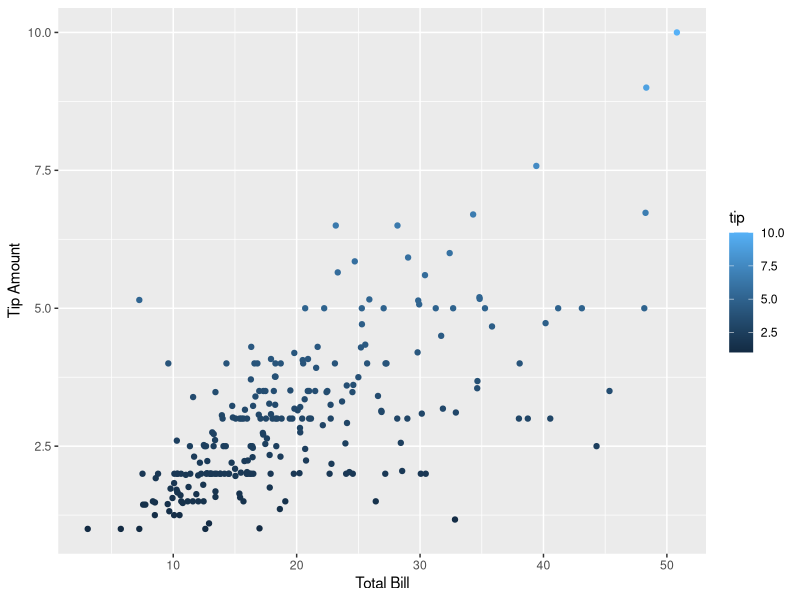
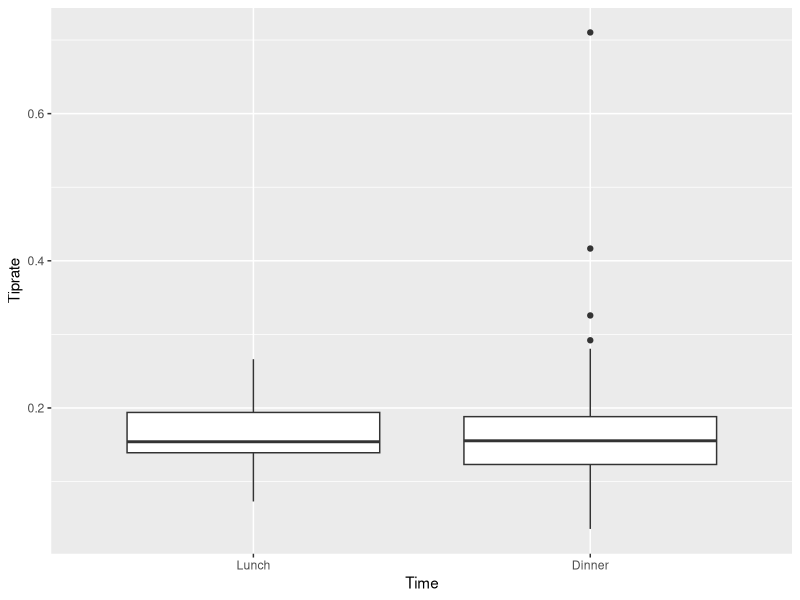
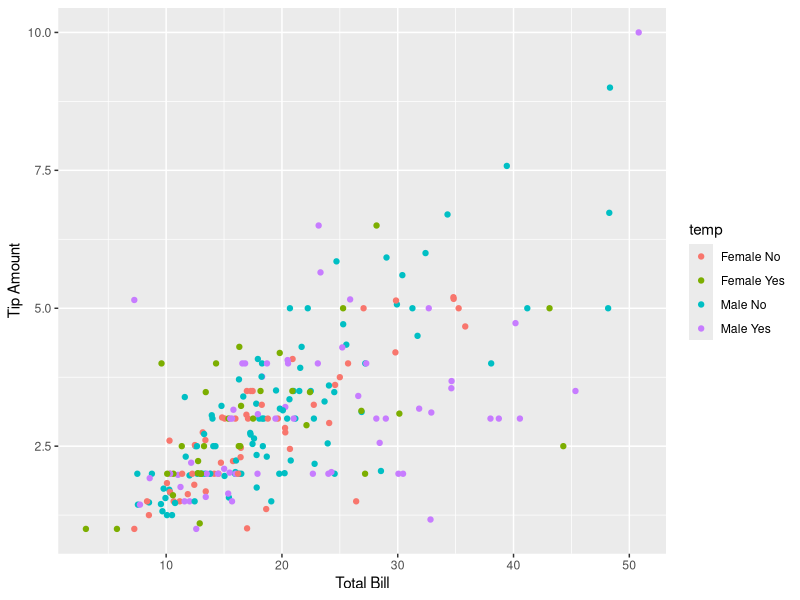
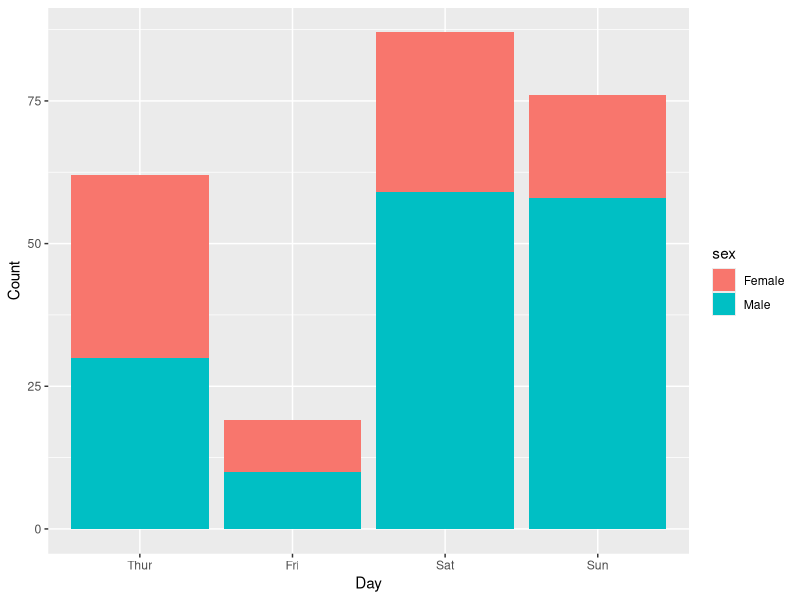

These charts were generated, in order, by the following R code:
## ---- chunk 1
knitr::opts_chunk$set(echo = TRUE)
## ---- chunk 2
data(tips, package="reshape2")
library(ggplot2)
## ---- chunk 3
numParty<-nrow(tips)
numParty
## ---- chunk 4
str(tips)
## ---- chunk 5
day <- factor(tips$day,levels = c("Thur","Fri","Sat","Sun"))
day
## ---- chunk 6
female5 <-  subset(tips, sex== "Female" & size >=5)
female5
## ---- chunk 7
ggplot(tips,aes(x=total_bill,y=tip,color=tip)) +geom_point()+
xlab("Total Bill")+
ylab("Tip Amount")
## ---- chunk 8
tips$tiprate = tips$tip/tips$total_bill
mean(tips$tiprate)
## ---- chunk 9
temp <- factor(tips$time,levels =c("Lunch","Dinner"))
ggplot(tips,aes(x= temp, y =tiprate))+geom_boxplot()+
xlab("Time")+
ylab("Tiprate")
## ---- chunk 10
temp <-paste(tips$sex,tips$smoker)
df <-tips
df$temp <-temp
ggplot(df,aes(x =total_bill,y=tip,color = temp)) +geom_point()+
xlab("Total Bill")+
ylab("Tip Amount")
## ---- chunk 11
ggplot(tips,aes(x=factor(day,levels = c("Thur","Fri","Sat","Sun")),fill=sex))+geom_bar()+
xlab("Day")+
ylab("Count")
